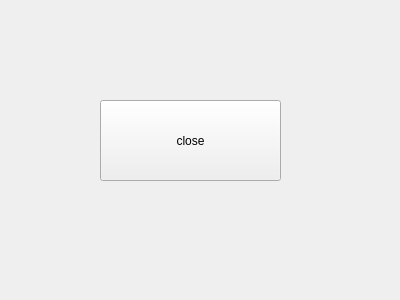
<?xml version="1.0" encoding="UTF-8"?>
<ui version="4.0">
 <class>Form</class>
 <widget class="QWidget" name="Form">
  <property name="geometry">
   <rect>
    <x>0</x>
    <y>0</y>
    <width>400</width>
    <height>300</height>
   </rect>
  </property>
  <property name="windowTitle">
   <string>Form</string>
  </property>
  <widget class="QPushButton" name="pushButton">
   <property name="geometry">
    <rect>
     <x>100</x>
     <y>100</y>
     <width>181</width>
     <height>81</height>
    </rect>
   </property>
   <property name="text">
    <string>close</string>
   </property>
  </widget>
 </widget>
 <resources/>
 <connections>
  <connection>
   <sender>pushButton</sender>
   <signal>clicked()</signal>
   <receiver>Form</receiver>
   <slot>close()</slot>
   <hints>
    <hint type="sourcelabel">
     <x>180</x>
     <y>147</y>
    </hint>
    <hint type="destinationlabel">
     <x>228</x>
     <y>203</y>
    </hint>
   </hints>
  </connection>
 </connections>
</ui>
